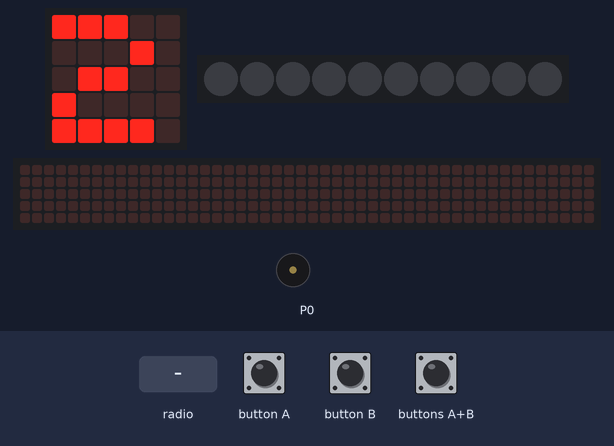
Recording of a program running on a simulated BBC micro:bit (MakeCode). Parts: the board's 5×5 LED display, 10 RGB LEDs in strip order, left to right, a strip that is not on the board, showing the scrolling text unrolled, buzzer (waves = sounding). Inputs (shaded band) come from the test bench. Dim RGB values are drawn brighter than linear; no radio messages arrive unless stated (any console line starting 'radio sent:' is added by the test bench); the 48×5 strip is a reading aid, not a part: it shows the text the display is scrolling, unrolled, one strip-width of it at a time; what the program prints to the serial console is not drawn.

Above: at 1.8 s.
At 5.5 s:
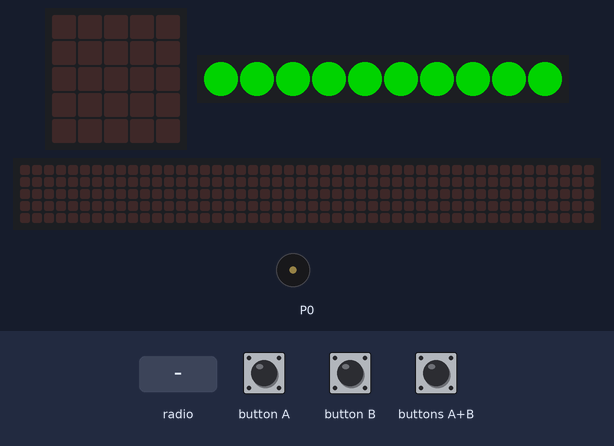
6.8 s: radio message "15" arrives
At 6.95 s:
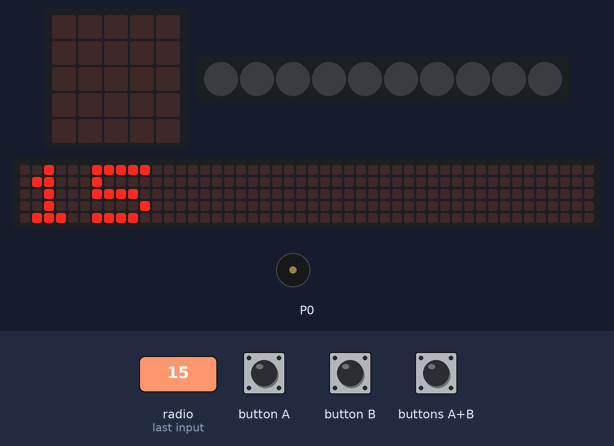
8.9 s: radio message "Fiesta" arrives
At 9.4 s:
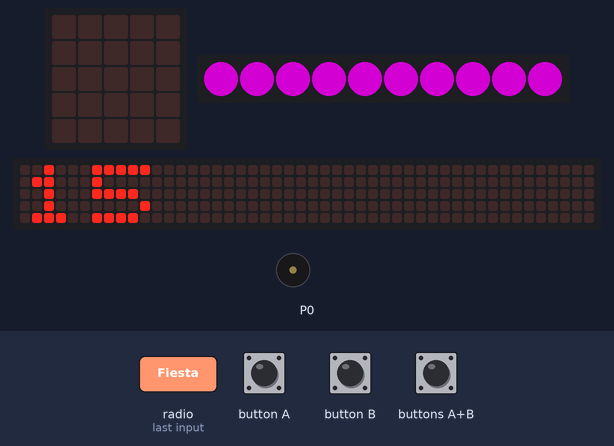
10.7 s: radio message "0" arrives
At 11.6 s:
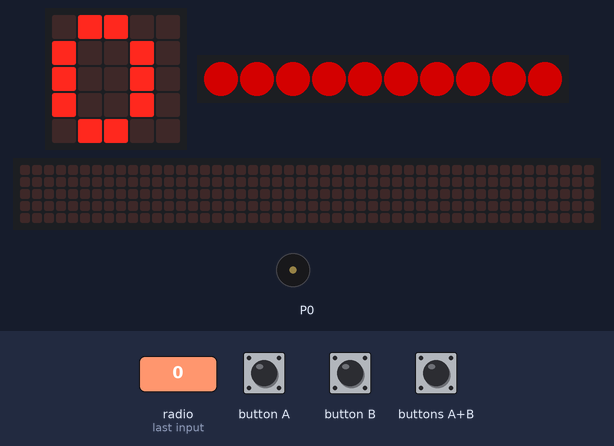
13.7 s: radio message "!" arrives
16.7 s: radio message "Fiesta" arrives
19.7 s: radio message "15" arrives
At 20.05 s:
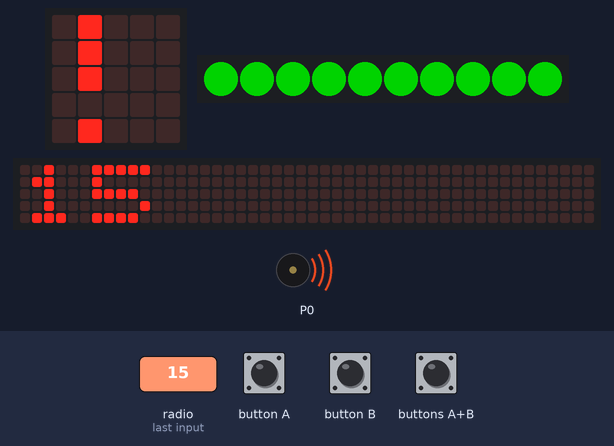
Timing chart, 0 to 24.1 s (numbered marks = the images above; inputs shaded):
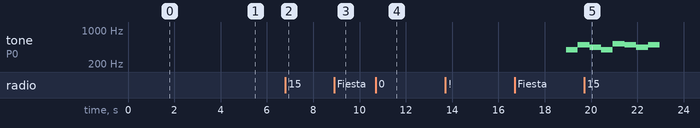

The program:

main.ts
```typescript
radio.onReceivedNumber(function (receivedNumber) {
    if (receivedNumber < 15) {
        basic.showNumber(receivedNumber)
        strip.showColor(neopixel.colors(NeoPixelColors.Red))
    } else {
        basic.showNumber(receivedNumber)
        strip.showColor(neopixel.colors(NeoPixelColors.Blue))
    }
    basic.pause(2000)
    strip.showColor(neopixel.colors(NeoPixelColors.Black))
})
function Fiesta () {
    for (let index = 0; index < 10; index++) {
        strip.showColor(neopixel.colors(NeoPixelColors.Green))
        basic.pause(200)
        strip.showColor(neopixel.colors(NeoPixelColors.Orange))
        basic.pause(200)
        strip.showColor(neopixel.colors(NeoPixelColors.Purple))
        basic.pause(200)
        strip.showColor(neopixel.colors(NeoPixelColors.Red))
        basic.pause(200)
        strip.showColor(neopixel.colors(NeoPixelColors.Indigo))
        basic.pause(200)
        strip.showColor(neopixel.colors(NeoPixelColors.Black))
    }
}
input.onButtonPressed(Button.A, function () {
    if (RE == 1) {
        radio.sendNumber(input.temperature())
        Correcto()
        music.play(music.tonePlayable(262, music.beat(BeatFraction.Whole)), music.PlaybackMode.InBackground)
    }
})
function Recivido () {
    strip.showColor(neopixel.colors(NeoPixelColors.Red))
    basic.pause(100)
    strip.showColor(neopixel.colors(NeoPixelColors.Black))
    basic.pause(100)
    strip.showColor(neopixel.colors(NeoPixelColors.Red))
    basic.pause(100)
    strip.showColor(neopixel.colors(NeoPixelColors.Black))
}
input.onButtonPressed(Button.AB, function () {
    if (RE == 1) {
        radio.sendString("Fiesta")
        Correcto()
        music.play(music.stringPlayable("G B A G C5 B A B ", 120), music.PlaybackMode.InBackground)
    }
})
radio.onReceivedString(function (receivedString) {
    if (receivedString.includes("Fiesta")) {
        Fiesta()
        music.play(music.stringPlayable("G B A G C5 B A B ", 120), music.PlaybackMode.InBackground)
    } else {
        Recivido()
        basic.showString(receivedString)
    }
})
input.onButtonPressed(Button.B, function () {
    if (RE == 1) {
        radio.sendString("!")
        Correcto()
        music.play(music.tonePlayable(330, music.beat(BeatFraction.Whole)), music.PlaybackMode.InBackground)
    }
})
function Correcto () {
    strip.showColor(neopixel.colors(NeoPixelColors.Green))
    basic.pause(100)
    strip.showColor(neopixel.colors(NeoPixelColors.Black))
    basic.pause(100)
    strip.showColor(neopixel.colors(NeoPixelColors.Green))
    basic.pause(100)
    strip.showColor(neopixel.colors(NeoPixelColors.Black))
}
let RE = 0
let strip: neopixel.Strip = null
radio.sendNumber(0)
strip = neopixel.create(DigitalPin.P1, 10, NeoPixelMode.RGB)
RE = 0
strip.showColor(neopixel.colors(NeoPixelColors.Black))
radio.setGroup(25)
basic.showNumber(3)
basic.pause(1000)
basic.showNumber(2)
basic.pause(1000)
basic.showNumber(1)
basic.pause(1000)
basic.clearScreen()
if (input.buttonIsPressed(Button.A)) {
    RE = 1
    basic.showLeds(`
        . . . . .
        . . . . .
        # . # . #
        . . . . .
        . . . . .
        `)
}
Correcto()
```

test.ts
```typescript
// aquí va el archivo "tests"; esto no se compilará cuando este paquete se utilice como una extensión.
```

Measured:
- after the input at 6.8 s, the display: changes at once (image 2)
- after the input at 8.9 s, the display: first changes at once (image 3 shows a later state)
- after the input at 19.7 s, the display: changes after 0.28 s (image 5)
- by itself, tone on P0: plays 440 Hz for 0.51 s, 392 Hz for 0.51 s, 523 Hz for 0.51 s, 494 Hz for 0.51 s, 440 Hz for 0.51 s, 494 Hz for 0.50 s
- what the display in image 0 shows lasts 1.7 s, from 1.8 s to 3.5 s
